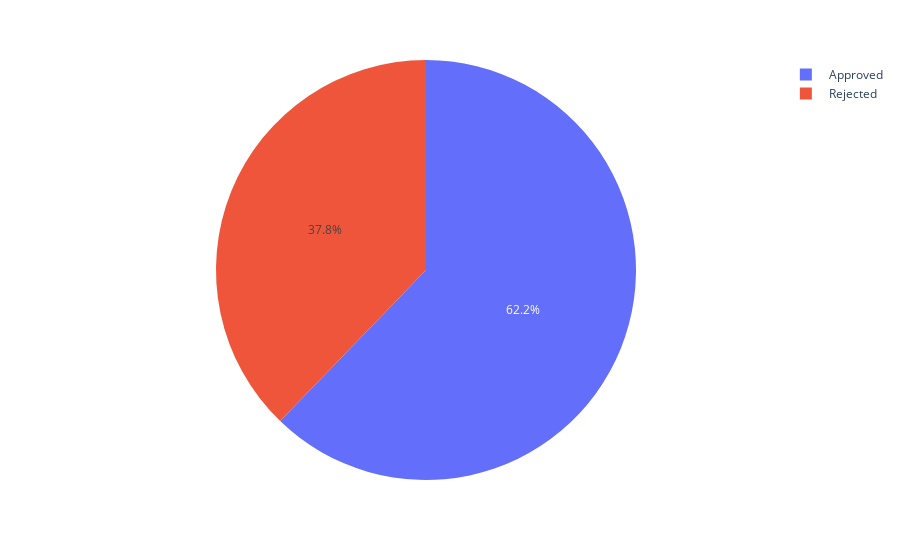

The notebook cell this image was saved under:
### Code cell
px.pie(dataset, ' loan_status')

### Figure 1 — Plotly figure (JSON) as saved in the notebook; plotly's stock layout.template omitted (floating-point values rounded to 4 significant figures; data arrays with more than 128 entries replaced by an {"elided": "..."} marker saying what was removed)
{"data": [{"domain": {"x": [0, 1], "y": [0, 1]}, "hovertemplate": " loan_status=%{label}<extra></extra>", "labels": {"elided": "4269 str values"}, "legendgroup": "", "name": "", "showlegend": true, "type": "pie"}], "layout": {"autosize": true, "legend": {"tracegroupgap": 0}, "margin": {"t": 60}}}
